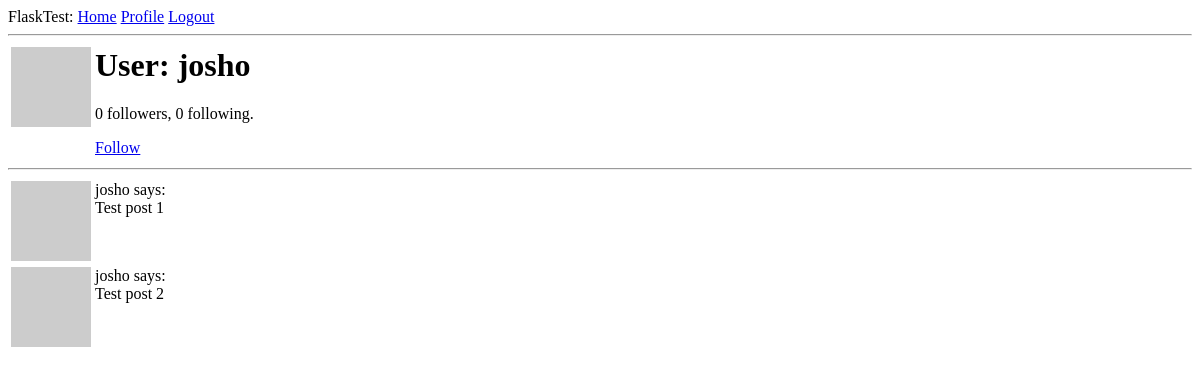
Before: /user/josho (signed in) with the older database file.
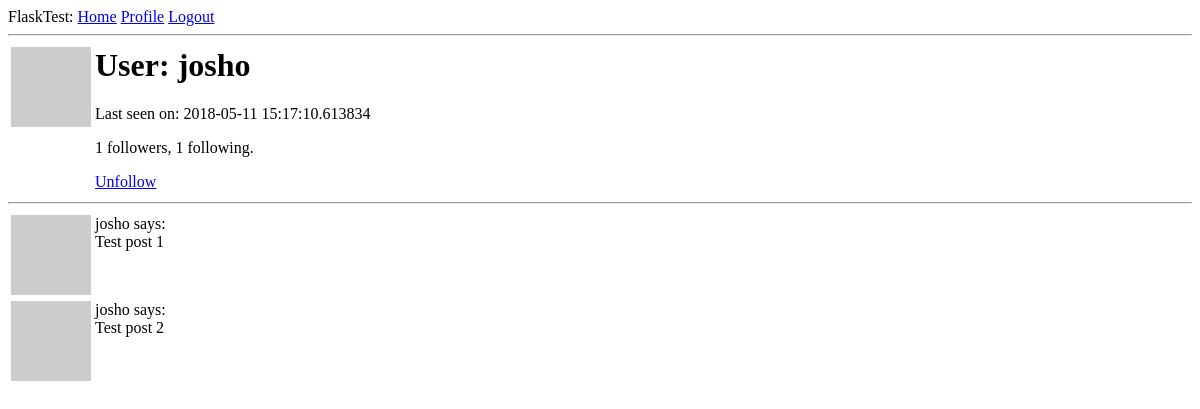
After: the same page with the newer database file.
### app/models.py (models this page shows, shortened)
class User(UserMixin, db.Model):
    id = db.Column(db.Integer, primary_key = True)
    username = db.Column(db.String(64), index = True, unique = True)
    email = db.Column(db.String(120), index = True, unique = True)
    password_hash = db.Column(db.String(128))
    about_me = db.Column(db.String(140))
    last_seen = db.Column(db.DateTime, default = datetime.utcnow)
    posts = db.relationship('Post',
    	backref = 'author',
    	lazy = 'dynamic')
    followed = db.relationship('User',
    	secondary = followers,
    	primaryjoin = (followers.c.follower_id == id),
    	secondaryjoin = (followers.c.followed_id == id),
    	backref = db.backref('followers', lazy = 'dynamic'),
    	lazy = 'dynamic')
    def avatar(self, size):
    	digest = md5(self.email.lower().encode('utf-8')).hexdigest()
    	return 'https://www.gravatar.com/avatar/{}?d=identicon&s={}'.format(
            digest, size)
    def is_following(self, user):
    	return self.followed.filter(
    		followers.c.followed_id == user.id).count() > 0

### app/routes.py (the view)
@app.route('/user/<username>')
@login_required
def user(username):
    user = User.query.filter_by(username = username).first_or_404()
    posts = [
        {'author': user, 'body': 'Test post 1'},
        {'author': user, 'body': 'Test post 2'}
    ]
    return render_template('user.html', user = user, posts = posts)

### app/models.py (called while the page is built)
@login.user_loader
def load_user(id):
    return User.query.get(int(id))

### app/routes.py (called while the page is built)
@app.before_request
def before_request():
    if current_user.is_authenticated:
        current_user.last_seen = datetime.utcnow()
        db.session.commit()

### app/templates/user.html (shortened to what this page needs)
{% extends "base.html" %}
{% block content %}
	<table>
        <tr valign="top">
            <td><img src="{{ user.avatar(128) }}"></td>
            <td>
                <h1>User: {{ user.username }}</h1>
                {% if user.last_seen %}<p>Last seen on: {{ user.last_seen }}</p>{% endif %}
                <p>{{ user.followers.count() }} followers, {{ user.followed.count() }} following.</p>
                {% if user == current_user %}
                <p><a href="{{ url_for('edit_profile') }}">Edit your profile</a></p>
                {% elif not current_user.is_following(user) %}
                <p><a href="{{ url_for('follow', username=user.username) }}">Follow</a></p>
                {% else %}
                <p><a href="{{ url_for('unfollow', username=user.username) }}">Unfollow</a></p>
                {% endif %}
            </td>
        </tr>
    </table>
    <hr>
    {% for post in posts %}
    	{% include '_post.html' %}
    {% endfor %}
{% endblock %}

### app/templates/base.html (shortened to what this page needs)
<html>
    <head>
    </head>
    <body>
        <div>FlaskTest:
          <a href="{{ url_for('index') }}">Home</a>
          {% if current_user.is_anonymous %}
          <a href="{{ url_for('login') }}">Login</a>
          {% else %}
          <a href="{{ url_for('user', username=current_user.username) }}">Profile</a>
          <a href="{{ url_for('logout') }}">Logout</a>
          {% endif %}
        </div>
        <hr>
        {% block content %}{% endblock %}
    </body>
</html>

### app/templates/_post.html
    <table>
        <tr valign="top">
            <td><img src="{{ post.author.avatar(36) }}"></td>
            <td>{{ post.author.username }} says:<br>{{ post.body }}</td>
        </tr>
    </table>

Changed rows visible on the page:
changed User "josho": last_seen (not shown) → "2018-05-11 15:17:10.613834"
Other visible differences:
{{ user.followers.count() }}: "0" → "1"
{{ user.followed.count() }}: "0" → "1"
text no longer shown: "Follow"
text now shown: "Last seen on: Unfollow"
